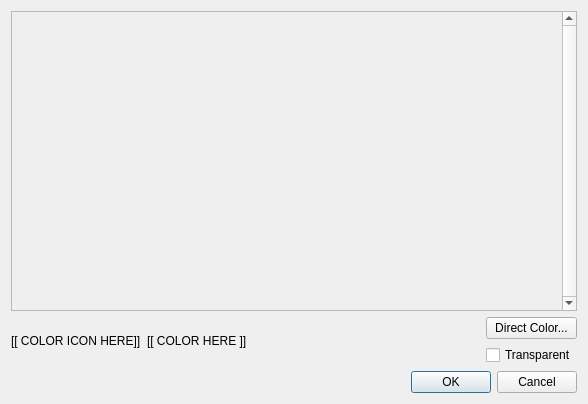
<?xml version="1.0" encoding="UTF-8"?>
<ui version="4.0">
 <class>ColorSelUI</class>
 <widget class="QDialog" name="ColorSelUI">
  <property name="geometry">
   <rect>
    <x>0</x>
    <y>0</y>
    <width>588</width>
    <height>404</height>
   </rect>
  </property>
  <property name="windowTitle">
   <string>Select Color</string>
  </property>
  <layout class="QGridLayout" name="gridLayout">
   <item row="0" column="0">
    <widget class="QScrollArea" name="definedColors">
     <property name="verticalScrollBarPolicy">
      <enum>Qt::ScrollBarAlwaysOn</enum>
     </property>
     <property name="horizontalScrollBarPolicy">
      <enum>Qt::ScrollBarAlwaysOff</enum>
     </property>
     <widget class="QWidget" name="definedColorsWidget">
      <property name="geometry">
       <rect>
        <x>0</x>
        <y>0</y>
        <width>384</width>
        <height>287</height>
       </rect>
      </property>
     </widget>
    </widget>
   </item>
   <item row="1" column="0">
    <layout class="QHBoxLayout" name="horizontalLayout">
     <item>
      <widget class="QLabel" name="iconLabel">
       <property name="text">
        <string>[[ COLOR ICON HERE]]</string>
       </property>
      </widget>
     </item>
     <item>
      <widget class="QLabel" name="colorLabel">
       <property name="text">
        <string>[[ COLOR HERE ]]</string>
       </property>
      </widget>
     </item>
     <item>
      <spacer name="horizontalSpacer">
       <property name="orientation">
        <enum>Qt::Horizontal</enum>
       </property>
       <property name="sizeHint" stdset="0">
        <size>
         <width>40</width>
         <height>20</height>
        </size>
       </property>
      </spacer>
     </item>
     <item>
      <layout class="QVBoxLayout" name="verticalLayout">
       <item>
        <widget class="QPushButton" name="directColor">
         <property name="toolTip">
          <string>Direct Color...</string>
         </property>
         <property name="text">
          <string>Direct Color...</string>
         </property>
        </widget>
       </item>
       <item>
        <widget class="QCheckBox" name="transparentDirectColor">
         <property name="text">
          <string>Transparent</string>
         </property>
        </widget>
       </item>
      </layout>
     </item>
    </layout>
   </item>
   <item row="2" column="0">
    <widget class="QDialogButtonBox" name="buttonBox">
     <property name="orientation">
      <enum>Qt::Horizontal</enum>
     </property>
     <property name="standardButtons">
      <set>QDialogButtonBox::Cancel|QDialogButtonBox::Ok</set>
     </property>
    </widget>
   </item>
  </layout>
 </widget>
 <resources>
  <include location="../ldforge.qrc"/>
 </resources>
 <connections>
  <connection>
   <sender>buttonBox</sender>
   <signal>accepted()</signal>
   <receiver>ColorSelUI</receiver>
   <slot>accept()</slot>
   <hints>
    <hint type="sourcelabel">
     <x>248</x>
     <y>254</y>
    </hint>
    <hint type="destinationlabel">
     <x>157</x>
     <y>274</y>
    </hint>
   </hints>
  </connection>
  <connection>
   <sender>buttonBox</sender>
   <signal>rejected()</signal>
   <receiver>ColorSelUI</receiver>
   <slot>reject()</slot>
   <hints>
    <hint type="sourcelabel">
     <x>316</x>
     <y>260</y>
    </hint>
    <hint type="destinationlabel">
     <x>286</x>
     <y>274</y>
    </hint>
   </hints>
  </connection>
 </connections>
</ui>
